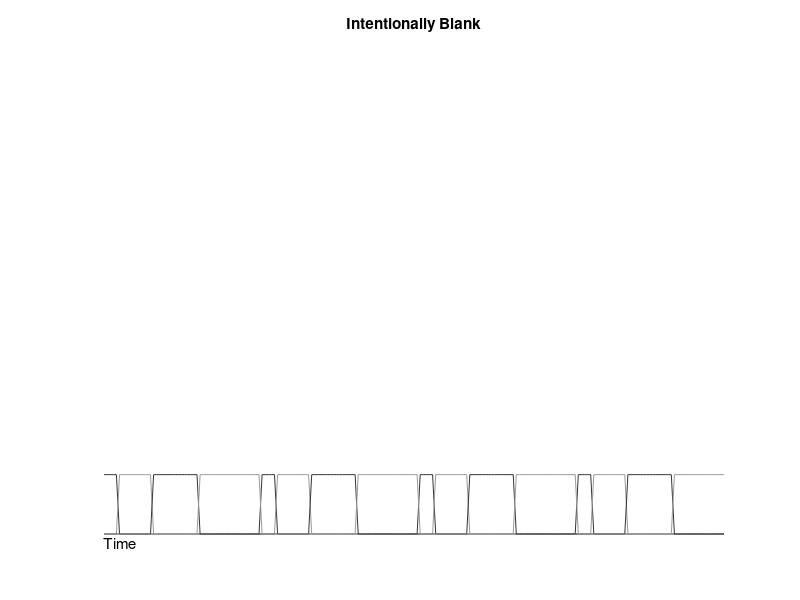
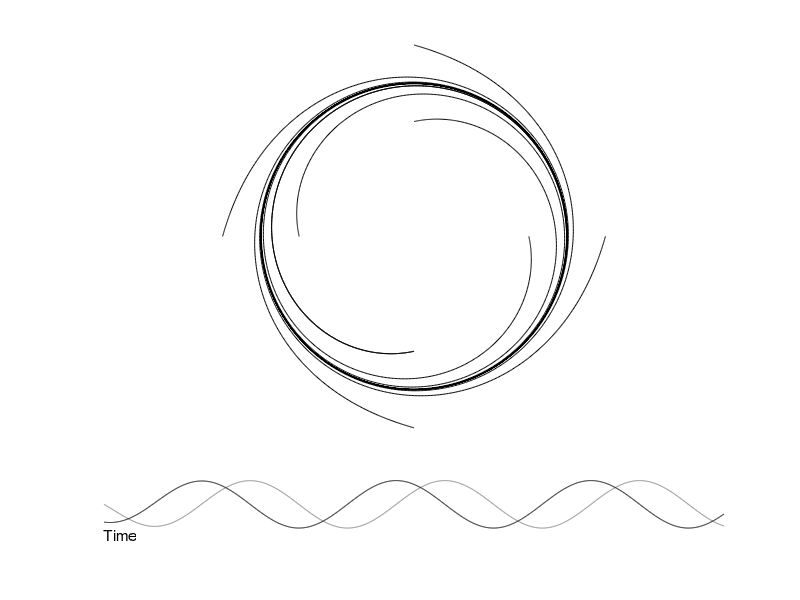
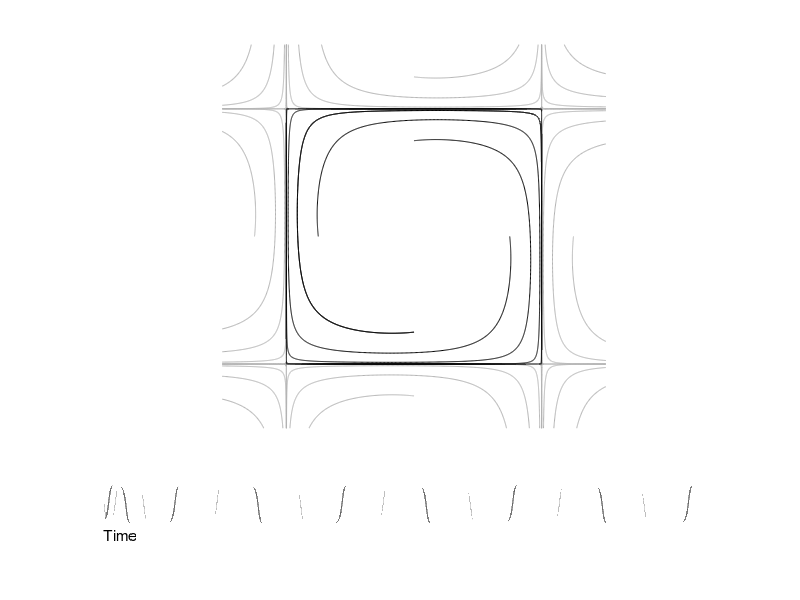

Here is the MATLAB script that generated these plots, in order:
function figure1
%FIGURE1  Finite State Machine, Hopf Oscillator, and 2-Torus Heteroclinic Cycle

%   Andrew D. Horchler, adh9 @ case . edu, Created 7-5-13
%   Revision: 1.1, 6-15-14


figure1a(); % Simulated finite state machine time series
figure1b(); % Phase portrait and time series of Hopf limit cycle oscilator
figure1c(); % Phase portrait and time series of four-node SHC cycle on 2-torus


function figure1a
%FIGURE1A  Plot Figure 1a, Simulated finite state machine time series

figure('Color',[1 1 1],'Renderer','painters');
pos = get(gcf,'Position'); set(gcf,'Position',pos([1:2 4 3]));

t0 = 0; dt = 2e-1; tf = 40; t = t0:dt:tf; lt = length(t);

% Initial condition, start in state 1
y0 = [1 zeros(1,3)]; y = zeros(lt,length(y0)); y(1,:) = y0;

% Transition matrix
T = zeros(4); T([2:5:3*4 3*4+1]) = 1;

% Simulate finite state machine with simple timers
timer = 0;
for i = 1:lt-1
    transition = false;
    timer = timer+dt;
    switch find(y(i,:),1)
        case 1
            if timer >= 1
                transition = true;
            end
        case 2
            if timer >= 2
                transition = true;
            end
        case 3
            if timer >= 3
                transition = true;
            end
        case 4
            if timer >= 4
                transition = true;
            end
    end
    if transition
        timer = 0; 
        y(i+1,:) = T*y(i,:).';
    else
        y(i+1,:) = y(i,:);
    end
end

subplot(5,1,1:4);
axis off; title('Intentionally Blank');

subplot(5,1,5);
axis([0 t(end) 0 1]); axis off; hold on;
plot(t,y(:,1),'Color',[0.2 0.2 0.2]);
plot(t,y(:,2),'Color',[0.6 0.6 0.6]);
plot(t,y(:,3),'Color',[0.2 0.2 0.2]);
plot(t,y(:,4),'Color',[0.6 0.6 0.6]);
ht = text(0,-0.15,'Time'); set(ht,'FontSize',11);

drawnow;


function figure1b
%FIGURE1B  Plot Figure 1b, Phase portrait and time series of Hopf limit cycle

omega = -2; % Negative sign for clockwise cycle like with Figure 1c
t0 = 0; tf = 10; h = [t0 tf];
options = odeset('Refine',20,'AbsTol',1e-6,'RelTol',1e-6);

% Initial conditions for phase space plot
y0 = [0.75 0;
      -0.75 0;
      0 0.75;
      0 -0.75;
      1.25 0;
      -1.25 0;
      0 1.25;
      0 -1.25];

figure('Color',[1 1 1],'Renderer','painters');
pos = get(gcf,'Position'); set(gcf,'Position',pos([1:2 4 3]));

% Phase space plot
subplot(5,1,1:4);
axis([-1.25 1.25 -1.25 1.25]); axis square; axis off; hold on;
for i = 1:size(y0,1)
    [~,y] = ode45(@(t,y)hopf(t,y,omega),h,y0(i,:),options);
    plot(y(:,1),y(:,2),'k');
    drawnow;
end
[t,y] = ode45(@(t,y)hopf(t,y,omega),h,y0(4,:),options);
plot(y(:,1),y(:,2),'k');
drawnow;

subplot(5,1,5);
axis([0 t(end) -1.25 1.25]); axis off; hold on;
plot(t,y(:,1),'Color',[0.5 0.5 0.5]);
plot(t,y(:,2),'k');
ht = text(0,-1.25,'Time'); set(ht,'FontSize',11);
drawnow;


function figure1c
%FIGURE1C  Plot Figure 1c, Phase portrait and time series of four-node SHC cycle

alp = 1/7;
t0 = 0; tf = 4e1; h = [t0 tf];
options = odeset('Refine',20,'AbsTol',1e-6,'RelTol',1e-6);

% Initial conditions for phase space plot
y0 = [0.75 0;
      -0.75 0;
      0 0.75;
      0 -0.75]*pi/2;
y0b = [[y0(:,1)+pi y0(:,2)];y0+pi;[y0(:,1) y0(:,2)+pi];[y0(:,1)-pi y0(:,2)+pi]];
y0b = [y0b;[y0(:,1)-pi y0(:,2)];y0-pi;[y0(:,1) y0(:,2)-pi];[y0(:,1)+pi y0(:,2)-pi]];

figure('Color',[1 1 1],'Renderer','painters');
pos = get(gcf,'Position'); set(gcf,'Position',pos([1:2 4 3]));

% Phase space plot
subplot(5,1,1:4);
axis([-1 1 -1 1]*pi*0.75); axis square; axis off; hold on;
for i = 1:size(y0b,1)
    [~,y] = ode45(@(t,y)torus2heteroclinic(t,y,alp),h,y0b(i,:),options);
    plot(y(:,1),y(:,2),'Color',[0.7 0.7 0.7]);
    drawnow;
end
for i = 1:size(y0,1)
    [~,y] = ode45(@(t,y)torus2heteroclinic(t,y,alp),h,y0(i,:),options);
    plot(y(:,1),y(:,2),'k');
    drawnow;
end

% Simulate as noisy SHC cycle to obtain time plot
dt = 1e-3;
t = h(1):dt:10*h(2); lt = length(t);
y = zeros(lt,length(y0(end,:))); y(1,:) = y0(end,:);
f = @(t,y)torus2heteroclinic(t,y,alp);
epsilon = 1e-8; rng(1); r = epsilon*sqrt(dt)*randn(lt-1,2);
for i = 1:lt-1
    y(i+1,:) = min(max(y(i,:)+f(t(i),y(i,:).').'*dt+r(i,:),-pi/2),pi/2);
end
plot(y(:,1),y(:,2),'k');
drawnow;

subplot(5,1,5);
axis([0 t(end) -pi*0.75 pi*0.75]); axis off; hold on;
plot(t,y(:,1),'Color',[0.5 0.5 0.5]);
plot(t,y(:,2),'k'); drawnow;
ht = text(0,-pi*0.75,'Time'); set(ht,'FontSize',11);
drawnow;


function ydot=hopf(t,y,omega)	%#ok<INUSL>
%HOPF  Hopf Oscillator

% State: [x; y]
r2m1 = 1-sum(y.^2);
ydot = [r2m1 -omega;omega r2m1]*y;


function ydot=torus2heteroclinic(t,y,alp)	%#ok<INUSL>
%TORUS2HETEROCLINIC  Heteroclinic Cycle on 2-Torus
%   Shaw, et al. 2012

% State: [x; y]
ydot = sin([y(2);-y(1)]).*cos(y)+alp*sin(2*y);